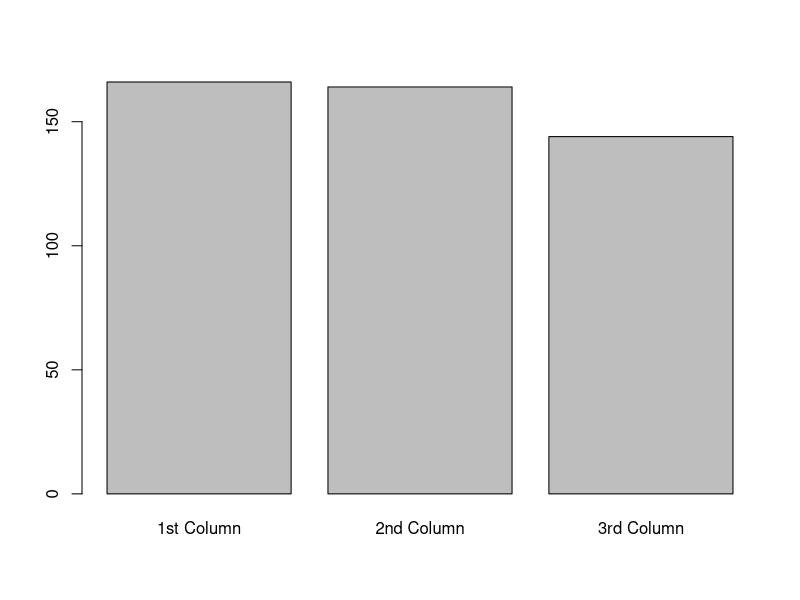
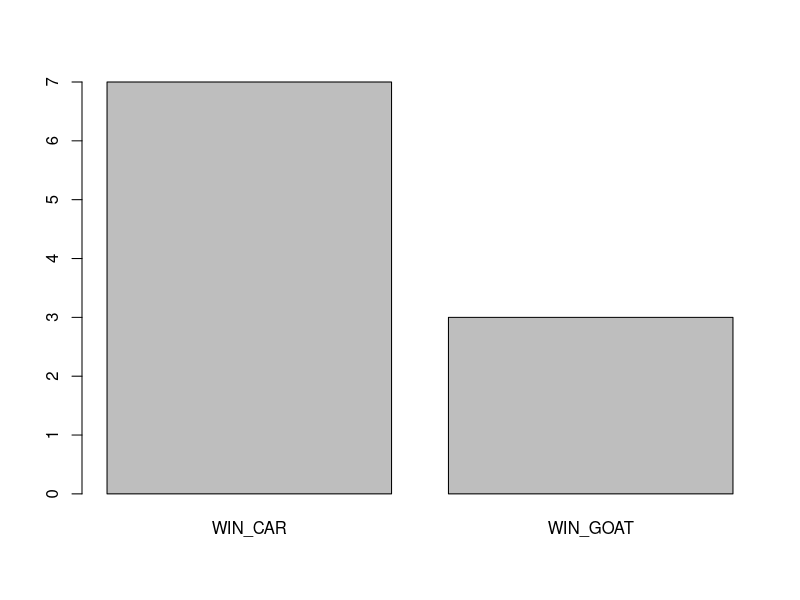
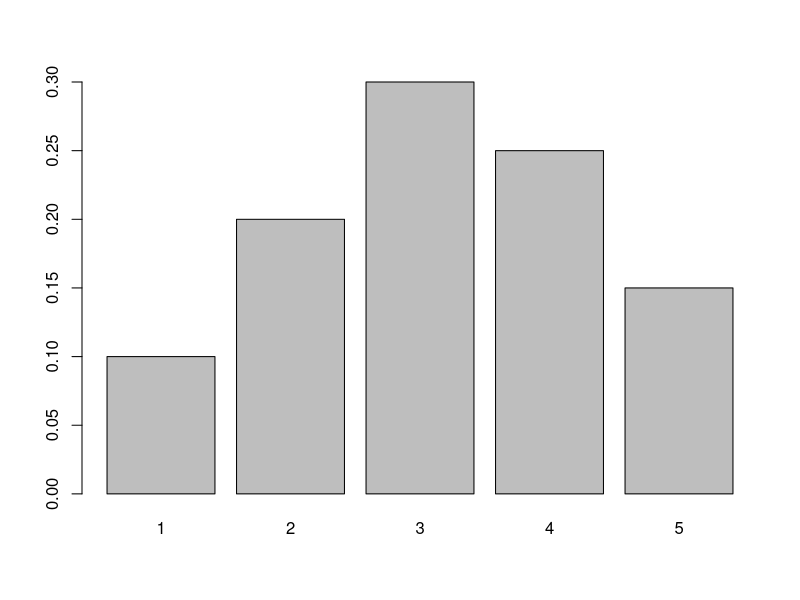

The R script that drew these images, in order:
## ---- chunk 1
knitr::opts_chunk$set(echo = TRUE)
## ---- chunk 2
student_id <- 169057769

# Ignore the next line of code:
if (!is.null(student_id)) {set.seed(student_id)} else {set.seed(16632)}
## ---- chunk 3
simulate_roulette <- function(n) {
  # Define the wheel
  wheel <- c("00",0:36)
  
  # Define colour mapping
  red_numbers <- c(1, 3, 5, 7, 9, 12, 14, 16, 18, 19, 21, 23, 25, 27, 30, 32, 34, 36)
  black_numbers <- c(2, 4, 6, 8, 10, 11, 13, 15, 17, 20, 22, 24, 26, 28, 29, 31, 33, 35)
  
  # Simulate spins
  results <- sample(wheel, size = n, replace = TRUE)
  
  # Assign colours
  colours <- sapply(results, function(x) {
    if (x %in% red_numbers) {
      "Red"
    } else if (x %in% black_numbers) {
      "Black"
    } else {
      NA
    }
  })
  
  # Assign parity
  parity <- sapply(results, function(x) {
    if (x %in% red_numbers || x %in% black_numbers) {
      if (as.numeric(x) %% 2 ==0) {
        "Even"
      } else {
        "Odd"
      }
    } else {
      NA
    }
  })
  
  # Assign dozens
  dozen <- sapply(results, function(x) {
    if (x %in% red_numbers || x %in% black_numbers) {
      if (as.numeric(x) < 13) {
        "1st 12"
      } else if (as.numeric(x) < 27) {
        "2nd 12"
      } else {
        "3rd 12"
      }
    } else {
      NA
    }
  })
  
  # Assign column
  column <- sapply(results, function(x) {
    if (as.numeric(x) %in% seq(1,34,3)) {
      "1st Column"
    } else if (as.numeric(x) %in% seq(2,35,3)) {
      "2nd Column"
    } else if (as.numeric(x) %in% seq(3,36,3)) {
      "3rd Column"
    } else {
      NA
    }
  })
  
  # Assign high_low
  high_low <- sapply(results, function(x) {
    if (as.numeric(x) %in% 19:36) {
      "High"
    } else if (as.numeric(x) %in% 1:18) {
      "Low"
    } else {
      NA
    }
  })
  
  # Create data frame
  data.frame(Number = results, Colour = colours, Parity = parity, High_Low = high_low, Dozen = dozen, Column = column)
}
## ---- chunk 4

roulette_plays <- simulate_roulette(500)

table <- table(roulette_plays$Column)
barplot(table(roulette_plays$Column))

## ---- chunk 5
simulated <- sum(roulette_plays$Dozen=="1st 12", na.rm=TRUE) / 500
theoretical <- 12 / 38

## ---- chunk 6
# Code below creates a function simulating the game.
prize <- function(CHOICE = 1,CHANGE = "N",PLAYS = 1) {
  # Define an empty vector to store the results of the game:
  results <- c()
  # For the number of PLAYS, play the game
  for (i in 1:PLAYS) {
  # Randomly select a door for the car to be behind:
  car <- sample(1:3,1)
  if (CHOICE!=car & CHANGE == "Y") {
      results<- c(results,"WIN_CAR")
    } else if (CHOICE==car & CHANGE=="N") {
      results<- c(results,"WIN_CAR")
    } else {
      results<- c(results,"WIN_GOAT")
    }
  }
  return(results)
}
## ---- chunk 7
result <- prize(1, "Y", 1)

## ---- chunk 8
sims <- prize(1, "Y", 10)
table <- table(sims)
barplot(table(sims))

## ---- chunk 9
X <- c(1, 2, 3, 4, 5)
prob <- c(0.1, 0.2, 0.3, 0.25, 0.15)

## ---- chunk 10
expect <- sum(X * prob)
vari <- sum(X^2 * prob) - expect^2
stand <- sqrt(vari)

## ---- chunk 11
# barplot has a names.arg option for labeling purposes.
barplot(prob,names.arg = X)
